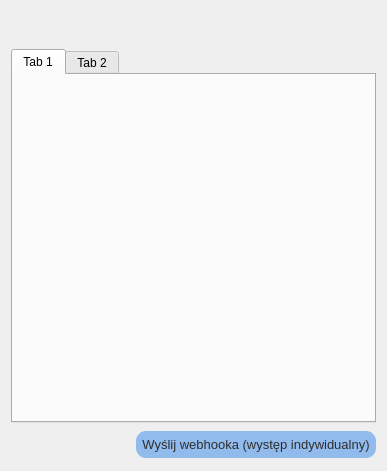
<?xml version="1.0" encoding="UTF-8"?>
<ui version="4.0">
 <class>JumperCompetitionResultsWidget</class>
 <widget class="QWidget" name="JumperCompetitionResultsWidget">
  <property name="geometry">
   <rect>
    <x>0</x>
    <y>0</y>
    <width>387</width>
    <height>471</height>
   </rect>
  </property>
  <property name="sizePolicy">
   <sizepolicy hsizetype="Maximum" vsizetype="Maximum">
    <horstretch>0</horstretch>
    <verstretch>0</verstretch>
   </sizepolicy>
  </property>
  <property name="windowTitle">
   <string>Form</string>
  </property>
  <layout class="QVBoxLayout" name="verticalLayout">
   <item>
    <layout class="QHBoxLayout" name="horizontalLayout_jumperInfoTitle">
     <item>
      <spacer name="horizontalSpacer">
       <property name="orientation">
        <enum>Qt::Horizontal</enum>
       </property>
       <property name="sizeType">
        <enum>QSizePolicy::Maximum</enum>
       </property>
       <property name="sizeHint" stdset="0">
        <size>
         <width>5</width>
         <height>5</height>
        </size>
       </property>
      </spacer>
     </item>
     <item>
      <layout class="QHBoxLayout" name="horizontalLayout_nameSurnameAndFlag">
       <item>
        <widget class="QLabel" name="label_nameAndSurname">
         <property name="font">
          <font>
           <family>Quicksand Light [PfEd]</family>
           <pointsize>18</pointsize>
           <bold>true</bold>
          </font>
         </property>
         <property name="styleSheet">
          <string notr="true">color: black;</string>
         </property>
         <property name="text">
          <string/>
         </property>
        </widget>
       </item>
       <item>
        <widget class="QLabel" name="label_flag">
         <property name="minimumSize">
          <size>
           <width>50</width>
           <height>32</height>
          </size>
         </property>
         <property name="maximumSize">
          <size>
           <width>50</width>
           <height>32</height>
          </size>
         </property>
         <property name="text">
          <string/>
         </property>
         <property name="alignment">
          <set>Qt::AlignCenter</set>
         </property>
        </widget>
       </item>
      </layout>
     </item>
     <item>
      <spacer name="horizontalSpacer_2">
       <property name="orientation">
        <enum>Qt::Horizontal</enum>
       </property>
       <property name="sizeType">
        <enum>QSizePolicy::Maximum</enum>
       </property>
       <property name="sizeHint" stdset="0">
        <size>
         <width>20</width>
         <height>20</height>
        </size>
       </property>
      </spacer>
     </item>
     <item>
      <widget class="QLabel" name="label_actualPosition">
       <property name="font">
        <font>
         <family>Quicksand Medium</family>
         <pointsize>15</pointsize>
         <bold>false</bold>
        </font>
       </property>
       <property name="text">
        <string/>
       </property>
       <property name="alignment">
        <set>Qt::AlignCenter</set>
       </property>
      </widget>
     </item>
    </layout>
   </item>
   <item>
    <widget class="QTabWidget" name="tabWidget_jumps">
     <property name="sizePolicy">
      <sizepolicy hsizetype="Expanding" vsizetype="Expanding">
       <horstretch>0</horstretch>
       <verstretch>0</verstretch>
      </sizepolicy>
     </property>
     <property name="currentIndex">
      <number>0</number>
     </property>
     <widget class="QWidget" name="tab">
      <attribute name="title">
       <string>Tab 1</string>
      </attribute>
     </widget>
     <widget class="QWidget" name="tab_2">
      <attribute name="title">
       <string>Tab 2</string>
      </attribute>
     </widget>
    </widget>
   </item>
   <item>
    <layout class="QHBoxLayout" name="horizontalLayout">
     <item>
      <widget class="QLabel" name="label_3">
       <property name="sizePolicy">
        <sizepolicy hsizetype="Maximum" vsizetype="Preferred">
         <horstretch>0</horstretch>
         <verstretch>0</verstretch>
        </sizepolicy>
       </property>
       <property name="font">
        <font>
         <family>Quicksand Medium</family>
         <pointsize>16</pointsize>
         <bold>false</bold>
        </font>
       </property>
       <property name="text">
        <string/>
       </property>
       <property name="alignment">
        <set>Qt::AlignLeading|Qt::AlignLeft|Qt::AlignVCenter</set>
       </property>
      </widget>
     </item>
     <item>
      <widget class="QLabel" name="label_pointsSum">
       <property name="sizePolicy">
        <sizepolicy hsizetype="Maximum" vsizetype="Preferred">
         <horstretch>0</horstretch>
         <verstretch>0</verstretch>
        </sizepolicy>
       </property>
       <property name="font">
        <font>
         <family>Ubuntu Light</family>
         <pointsize>17</pointsize>
         <bold>false</bold>
        </font>
       </property>
       <property name="styleSheet">
        <string notr="true">color: rgb(0, 130, 73);
</string>
       </property>
       <property name="text">
        <string/>
       </property>
       <property name="alignment">
        <set>Qt::AlignLeading|Qt::AlignLeft|Qt::AlignVCenter</set>
       </property>
      </widget>
     </item>
     <item>
      <spacer name="horizontalSpacer_3">
       <property name="orientation">
        <enum>Qt::Horizontal</enum>
       </property>
       <property name="sizeType">
        <enum>QSizePolicy::Expanding</enum>
       </property>
       <property name="sizeHint" stdset="0">
        <size>
         <width>40</width>
         <height>20</height>
        </size>
       </property>
      </spacer>
     </item>
     <item>
      <widget class="QPushButton" name="pushButton_sendWebhook">
       <property name="minimumSize">
        <size>
         <width>240</width>
         <height>27</height>
        </size>
       </property>
       <property name="maximumSize">
        <size>
         <width>240</width>
         <height>27</height>
        </size>
       </property>
       <property name="font">
        <font>
         <pointsize>10</pointsize>
        </font>
       </property>
       <property name="styleSheet">
        <string notr="true">QPushButton{
background-color: rgb(145, 186, 237);
color: rgb(47, 47, 47);
border-radius: 10px;
}
QPushButton:hover{
	background-color: rgb(115, 156, 207);
}</string>
       </property>
       <property name="text">
        <string>Wyślij webhooka (występ indywidualny)</string>
       </property>
      </widget>
     </item>
    </layout>
   </item>
  </layout>
 </widget>
 <resources/>
 <connections/>
</ui>
